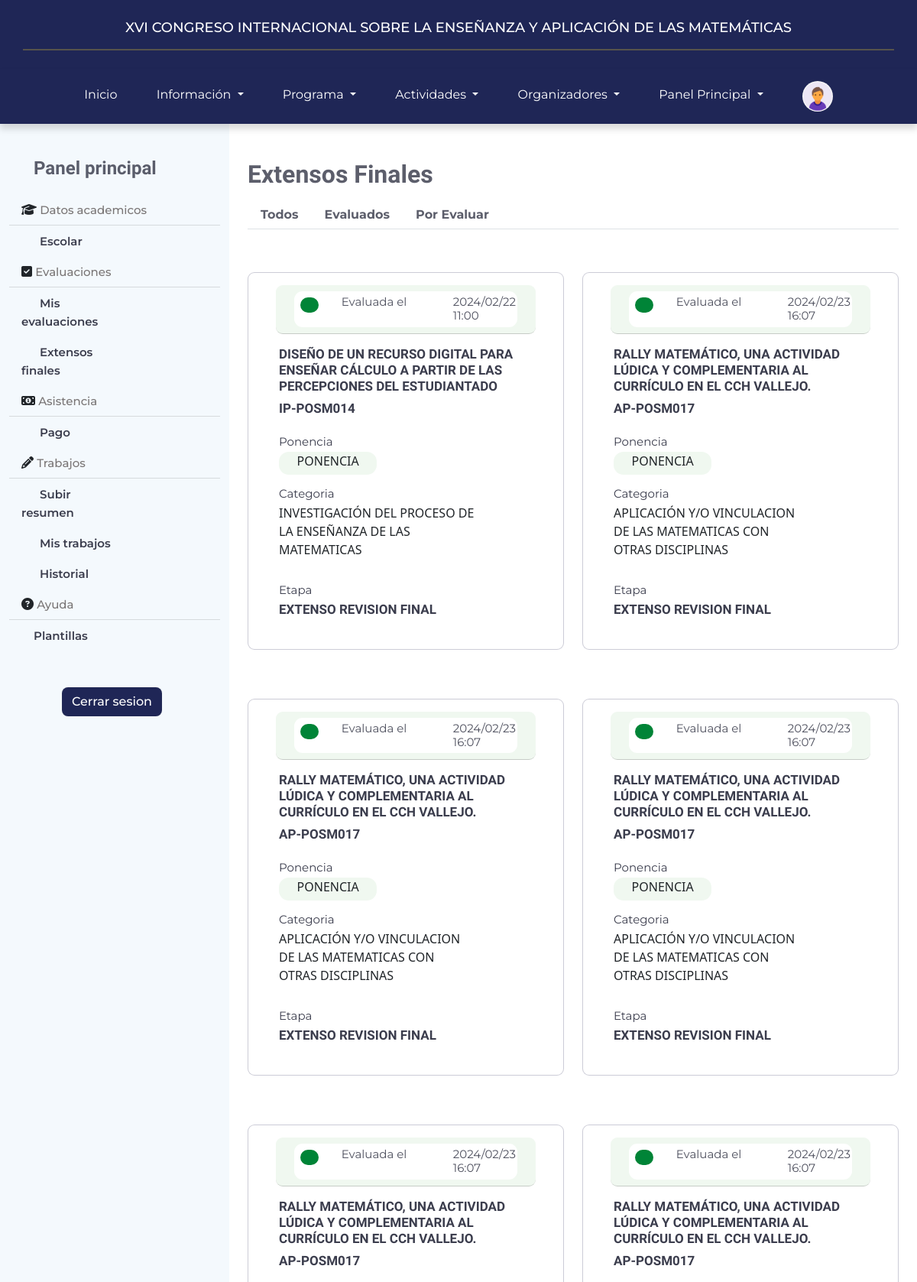
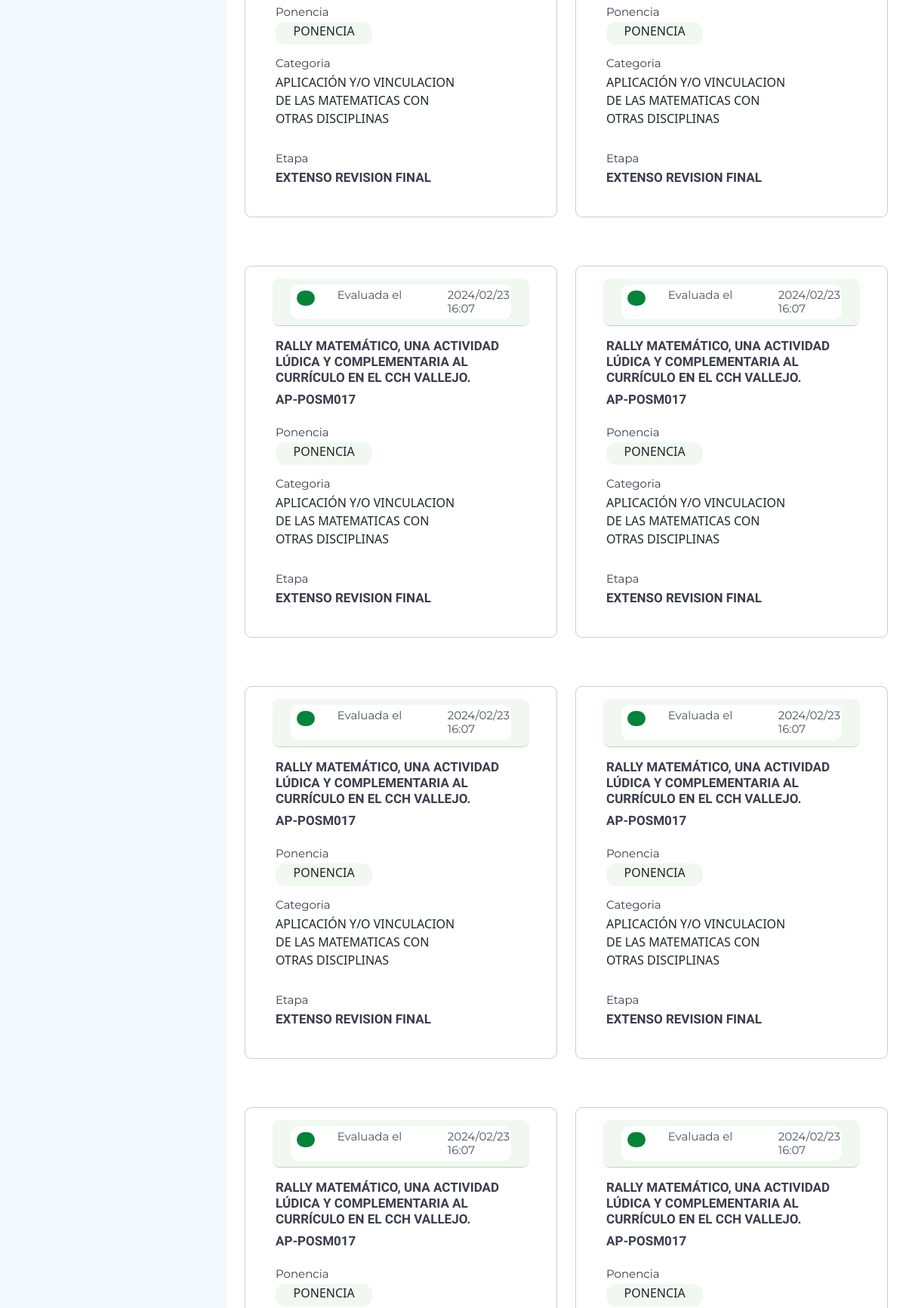
Screenshot of /components/ExtensosFinales/extensosAsignados.php (signed in, upper part) with the database file from the repository (2 pictures, top to bottom).
### tables this page shows
CREATE TABLE `recursos_pagprin` (
  `idRecurso` int(11) NOT NULL AUTO_INCREMENT,
  `color_congreso` varchar(10) NOT NULL,
  `nombre_congreso` varchar(100) NOT NULL,
  `logo2_congreso` varchar(100) NOT NULL,
  `cartel_congreso` varchar(100) NOT NULL,
  `banner_congreso` varchar(100) NOT NULL,
  `pat1` varchar(100) NOT NULL,
  `pat2` varchar(100) NOT NULL,
  `pat3` varchar(100) NOT NULL,
  `pat4` varchar(100) NOT NULL,
  `pat5` varchar(100) NOT NULL,
  PRIMARY KEY (`idRecurso`)
);

CREATE TABLE `revision` (
  `id_revision` varchar(50) NOT NULL,
  `descripcion_revision` text DEFAULT NULL,
  `fecha_revision` datetime(6) DEFAULT NULL,
  `estatus_revision` varchar(15) DEFAULT NULL,
  `descripcion_general_revision` text DEFAULT NULL,
  PRIMARY KEY (`id_revision`)
);

### public_html/modelo/extensosFinalesAprobados.php (called while the page is built)
<?php
    require "traerCongresoActual.php";
    $idEvaluador=$_SESSION['id'];
    $consExtensosFinalesAprobados="SELECT * FROM ponencia p,oral o,tipo_ponencia t,categoria c WHERE p.id_ponencia=o.id_ponencia and t.id_tipo_ponencia =p.id_tipo_ponencia and c.id_categoria=p.id_categoria and  o.id_usuario_evalua_final='$idEvaluador' AND p.id_congreso='$idCongreso';";
    $resExtensosFinalesAprobados=mysqli_query($conexion,$consExtensosFinalesAprobados);
?>

### public_html/modelo/traerCongresoActual.php (called while the page is built, shortened)
<?php
    require "conexion.php";
    $consCongreso="SELECT * FROM congreso WHERE id_congreso=(SELECT MAX(id_congreso) FROM congreso);";
    $resCongreso = mysqli_query($conexion, $consCongreso);
    $fetchCongreso = mysqli_fetch_assoc($resCongreso);
    $idCongreso=$fetchCongreso['id_congreso'];
?>

### public_html/Layouts/CardExtensoEvaluadoAprobado/cardExtensoEvaluadoAprobado.php (the view, shortened to what this page needs)
<?php
    require "../../modelo/extensosFinalesAprobados.php";
    while($fetchExtensosFinalesAprobados=mysqli_fetch_assoc($resExtensosFinalesAprobados)){
        $tituloPonencia=$fetchExtensosFinalesAprobados['titulo_ponencia'];
        $idPonencia=$fetchExtensosFinalesAprobados['id_ponencia'];
        $categoriaPonencia=$fetchExtensosFinalesAprobados['categoria'];
        $tipoPonencia=$fetchExtensosFinalesAprobados['categoria_ponencia'];
        $consEvaluadorRevisionPonencia = "SELECT * FROM revision WHERE revision.fecha_revision=(SELECT MAX(fecha_revision) FROM revision
        INNER JOIN usuario_revision_ponencia ON revision.id_revision=usuario_revision_ponencia.id_revision_ponencia
        WHERE usuario_revision_ponencia.id_ponencia='$idPonencia')";
        $resEvaluadorRevisionPonencia = mysqli_query($conexion, $consEvaluadorRevisionPonencia);
        $fetchEvaluadorRevisionPonencia = mysqli_fetch_assoc($resEvaluadorRevisionPonencia);
        $estadoRevisionPonencia=$fetchEvaluadorRevisionPonencia['estatus_revision'];
        $descripcionRevisionPonencia=$fetchEvaluadorRevisionPonencia['descripcion_revision'];
        $fechaRevisionPonencia=$fetchEvaluadorRevisionPonencia['fecha_revision'];
        $date = date_create($fechaRevisionPonencia);
        $fechaRevisionPonenciaFormato=date_format($date,"Y/m/d H:i");
        if($estadoRevisionPonencia=='A'){
?>
<div class="cardTrabajoEvaluadoAprobado div mt-5 col-lg-6 col-md-6 col-xl-6 col-sm-12">
<div class="card mb-3 ps-4 pe-4" >
    <div class="container mt-3">
    <div class="card-header header-verde">
        <div class="row header-ponencia ms-2 me-2" >
            <div class="col-xl-2 col-lg-2 d-none d-lg-block m-2 circulo-tipo-verde" id="circulo-tipo">
            </div>
            <div class="col-lg-5 d-md-block col-md-12 d-sm-block col-sm-12 col-xl-6 m-0"><span class="text-start badge span-ponencia text-wrap" id="">Evaluada el</span></div>
            <div class="col-lg-5 d-md-block col-md-12 d-sm-block col-sm-12 col-xl-4 m-0"><span class="text-start badge span-ponencia text-wrap" id=""><?php echo $fechaRevisionPonenciaFormato ?></span> </div>
        </div>
    </div>
    </div>
    <div class="card-body mb-4">
        <h5 class="card-title mb-2" id="TituloTrabajo"><?php echo $tituloPonencia ?></h5>
        <h5 class="card-title" ><?php echo $idPonencia ?></h5>
        <div class="row mt-4 mb-3">
            <div class="col-xl-6 col-lg-6 col-md-6 d-sm-block col-sm-12 d-xs-block col-xs-12">
                <p class="card-text mb-1">Ponencia</p>
                <div class="divTipoPonencia mb-3 col-10">
                    <span class="tipoPonencia" id="tipoPonencia"><?php echo $tipoPonencia ?></span>
                </div>
            </div>
            <div class="row">
            <div class="col-xl-12 col-lg-12 col-md-12 d-sm-block col-sm-12 d-xs-block col-xs-12">
            <p class="card-text mb-1">Categoria</p>
                <div class=" mb-3 col-xl-10 col-lg-10 col-md-10 d-sm-block col-sm-12">
                    <span class="" id="tipoPonencia"><?php echo $categoriaPonencia ?></span>
                </div>
            </div>
            </div>
        </div>
        <p class="card-text mb-1 mt-3">Etapa</p>
        <span class="card-title text-uppercase " id=""><?php echo $descripcionRevisionPonencia ?></span>
    </div>
</div>
</div>
<?php
        }
    }
?>

### public_html/Layouts/nav.php (shortened to what this page needs)
<?php
$valorColor = "SELECT color_congreso FROM recursos_pagprin WHERE idRecurso = '1'";
$color = mysqli_query($conexion, $valorColor);
$rowColor = $color->fetch_assoc();
$colorHex = $rowColor['color_congreso'];
$nombreC = "SELECT nombre_congreso FROM recursos_pagprin WHERE idRecurso = '1'";
$queryNom = mysqli_query($conexion, $nombreC);
$rowNombre = $queryNom->fetch_assoc();
$congresoNombre = $rowNombre['nombre_congreso'];
?>
<div class="container-fluid text-center py-4 backgronund col-xl-12 col-lg-12 col-md-12"
  style="background-color: <?php echo $colorHex; ?>;">
  <span class="texto">
    <?php echo $congresoNombre; ?>
  </span>
  <hr class="container linea mt-3">
</div>
<nav class="navbar navbar-expand-lg backgronund pb-2 z-index-2  position-absolute"
  style="background-color: <?php echo $colorHex; ?>;">
  <div class=" container-fluid">
  <div class="collapse navbar-collapse " id="navbarNavDropdown">
    <ul class="navbar-nav centrar sinEspacio">
      <li class="nav-item">
        <a id="inicio" class="nav-link active a-nav mt-2" aria-current="page" href="../index.php">Inicio</a>
      </li>
      <li class="nav-item dropdown ">
        <a class="nav-link dropdown-toggle a-nav mt-2" href="#" role="button" data-bs-toggle="dropdown"
          aria-expanded="false">
          Información
        </a>
      </li>
      <li class="nav-item dropdown">
        <a class="nav-link dropdown-toggle a-nav mt-2" href="#" role="button" data-bs-toggle="dropdown"
          aria-expanded="false">
          Programa
        </a>
      </li>
      <li class="nav-item dropdown">
        <a class="nav-link dropdown-toggle a-nav mt-2" href="#" role="button" data-bs-toggle="dropdown"
          aria-expanded="false">
          Actividades
        </a>
      </li>
      <li class="nav-item dropdown">
        <a class="nav-link dropdown-toggle a-nav mt-2" href="#" role="button" data-bs-toggle="dropdown"
          aria-expanded="false">
          Organizadores
        </a>
      </li>
      <li class="nav-item dropdown">
        <a class="nav-link dropdown-toggle a-nav mt-2" href="#" role="button" data-bs-toggle="dropdown"
          aria-expanded="false">
          <?php
          if (!empty($_SESSION['correoElectronico'])) {
            ?>
            Panel Principal
          <?php }
            ?>
        </a>
      </li>
      <li class="nav-item">
        <a class="nav-link " href="/desarrollo/components/perfil/perfil.php" role="button" aria-expanded="false">
          <?php
          if (!empty($_SESSION["correoElectronico"])) {
            if (!empty($index)) {
              ?>
              <img src="<?php echo $_SESSION["foto"]
                    ?>" class="rounded-circle" alt="Foto de Perfil" width="40" height="40" vertical-align="middle">
              <?php
            } else { ?>
              <img src="<?php echo $_SESSION["foto"]
                    ?>" class="rounded-circle" alt="Foto de Perfil" width="40" height="40" vertical-align="middle">
              <?php
            }
          } else {
            ?>
            <img src="/desarrollo/src/fotos_usuarios/picProfileNull.png" class="rounded-circle" alt="Foto de Perfil" width="40"
              height="40" vertical-align="middle">
            <?php
          }
          ?>
        </a>
      </li>
    </ul>
  </div>
  </div>
</nav>

### public_html/styles.css (style rules this page uses)
html, body { max-width: 100vw !important; padding: 0px; overflow-x: hidden !important; margin: 0; height: 100%; }
.backgronund { position: static !important; z-index: 10000; }
.linea { margin: auto; border: solid 1px #ffd828 !important; z-index: 1000; }
.texto { font-family: "Montserrat", sans-serif; font-style: normal; font-weight: 500; font-size: 18px; line-height: 24px; color: #fff; }
nav { filter: drop-shadow(0px 7px 4px rgba(0, 0, 0, 0.14)); z-index: 3000 !important; padding-right: 25%; padding-left: 25%; }
.centrar { gap: 2.2rem; margin: 0 auto; }
a { font-family: "Montserrat" !important; font-style: normal; font-weight: 500; font-size: 16px; line-height: 20px; }
.a-nav { font-family: "Montserrat" !important; font-style: normal; font-weight: 400; font-size: 16px; line-height: 20px; color: #fff !important; }

### public_html/Layouts/CardTrabajoEvaluadoAprobado/trabajoAprobado.css (style rules this page uses)
.card { border: 1px solid rgba(0, 0, 59, 0.2); border-radius: 9px; }
.card-header { border-radius: 9px !important; }
.header-verde { background-color: #F0F8F0; }
.header-ponencia { background-color: #fff !important; border-radius: 11px; }
.circulo-tipo-verde { background-color: #008437; border-radius: 100px; width: 2px; height: 20px !important; }
.span-ponencia { font-family: 'Montserrat', sans-serif; font-style: normal; font-weight: 400; font-size: 15px; line-height: 18px; color: rgba(59, 61, 77, 0.9); }
.card-title { font-family: 'Inter Tight', sans-serif; font-style: normal; font-weight: 600; font-size: 17px; line-height: 21px; color: #3B3D4D; }
.card-text { font-family: 'Montserrat'; font-style: normal; font-weight: 400; font-size: 15px; line-height: 18px; color: #3B3D4D; }
.divTipoPonencia { text-align: center; background-color: #CBE6FE; height: 30px; border-radius: 13px; }
a { outline: none; text-decoration: none !important; }

### public_html/Layouts/CardTrabajoEvaluadoRechazado/trabajoRechazado.css (style rules this page uses)
.card { border: 1px solid rgba(0, 0, 59, 0.2); border-radius: 9px; }
.card-header { border-radius: 9px !important; }
.header-ponencia { background-color: #fff !important; border-radius: 11px; }
.span-ponencia { font-family: 'Montserrat', sans-serif; font-style: normal; font-weight: 400; font-size: 15px; line-height: 18px; color: rgba(59, 61, 77, 0.9); }
.card-title { font-family: 'Inter Tight', sans-serif; font-style: normal; font-weight: 600; font-size: 17px; line-height: 21px; color: #3B3D4D; }
.card-text { font-family: 'Montserrat'; font-style: normal; font-weight: 400; font-size: 15px; line-height: 18px; color: #3B3D4D; }
.divTipoPonencia { text-align: center; background-color: #F0F8F0; height: 30px; border-radius: 13px; }

### public_html/Layouts/CardTrabajoPendientePorEvaluar/trabajoPendienteEvaluar.css (style rules this page uses)
.card { border: 1px solid rgba(0, 0, 59, 0.2); border-radius: 9px; }
.card-header { border-radius: 9px !important; }
.header-ponencia { background-color: #fff !important; border-radius: 11px; }
.span-ponencia { font-family: 'Montserrat', sans-serif; font-style: normal; font-weight: 400; font-size: 15px; line-height: 18px; color: rgba(59, 61, 77, 0.9); }
.card-title { font-family: 'Inter Tight', sans-serif; font-style: normal; font-weight: 600; font-size: 17px; line-height: 21px; color: #3B3D4D; }
.card-text { font-family: 'Montserrat'; font-style: normal; font-weight: 400; font-size: 15px; line-height: 18px; color: #3B3D4D; }
.divTipoPonencia { text-align: center; background-color: #F0F8F0; height: 30px; border-radius: 13px; }

### rows the page displays
recursos_pagprin: nombre_congreso "XVI CONGRESO INTERNACIONAL SOBRE LA ENSEÑANZA Y APLICACIÓN DE LAS MATEMÁTICAS"
revision: estatus_revision "A" (drawn), fecha_revision "2024/02/22 11:00", descripcion_revision "EXTENSO REVISION FINAL"
revision: estatus_revision "A" (drawn), fecha_revision "2024/02/23 16:07", descripcion_revision "EXTENSO REVISION FINAL"

### other values shown
$tituloPonencia "DISEÑO DE UN RECURSO DIGITAL PARA ENSEÑAR CÁLCULO A PARTIR DE LAS PERCEPCIONES DEL ESTUDIANTADO"
$idPonencia "IP-POSM014"
$tipoPonencia "PONENCIA"
$categoriaPonencia "INVESTIGACIÓN DEL PROCESO DE LA ENSEÑANZA DE LAS MATEMATICAS"
$tituloPonencia "RALLY MATEMÁTICO, UNA ACTIVIDAD LÚDICA Y COMPLEMENTARIA AL CURRÍCULO EN EL CCH VALLEJO."
$idPonencia "AP-POSM017"
$categoriaPonencia "APLICACIÓN Y/O VINCULACION DE LAS MATEMATICAS CON OTRAS DISCIPLINAS"
